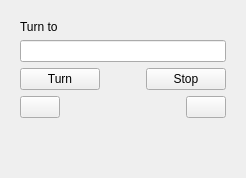
           <widget class="MinosCustomTab" name="targetTab">
            <attribute name="title">
             <string>Target</string>
            </attribute>
            <layout class="QVBoxLayout" name="verticalLayout_20">
             <item>
              <widget class="QFrame" name="targetFrame">
               <layout class="QVBoxLayout" name="verticalLayout_2">
                <item>
                 <widget class="QLabel" name="label_2">
                  <property name="text">
                   <string>Turn to</string>
                  </property>
                 </widget>
                </item>
                <item>
                 <widget class="BearingLineEdit" name="bearingEdit">
                  <property name="maxLength">
                   <number>6</number>
                  </property>
                  <property name="clearButtonEnabled">
                   <bool>true</bool>
                  </property>
                 </widget>
                </item>
                <item>
                 <layout class="QHBoxLayout" name="horizontalLayout_12">
                  <item>
                   <widget class="QPushButton" name="turnButton">
                    <property name="text">
                     <string>Turn</string>
                    </property>
                   </widget>
                  </item>
                  <item>
                   <spacer name="horizontalSpacer_11">
                    <property name="orientation">
                     <enum>Qt::Horizontal</enum>
                    </property>
                    <property name="sizeHint" stdset="0">
                     <size>
                      <width>40</width>
                      <height>20</height>
                     </size>
                    </property>
                   </spacer>
                  </item>
                  <item>
                   <widget class="QPushButton" name="stopButton">
                    <property name="text">
                     <string>Stop</string>
                    </property>
                   </widget>
                  </item>
                 </layout>
                </item>
                <item>
                 <layout class="QHBoxLayout" name="horizontalLayout">
                  <item>
                   <widget class="QPushButton" name="rot_left_button">
                    <property name="styleSheet">
                     <string notr="true"/>
                    </property>
                    <property name="text">
                     <string/>
                    </property>
                    <property name="checkable">
                     <bool>false</bool>
                    </property>
                   </widget>
                  </item>
                  <item>
                   <spacer name="horizontalSpacer_12">
                    <property name="orientation">
                     <enum>Qt::Horizontal</enum>
                    </property>
                    <property name="sizeHint" stdset="0">
                     <size>
                      <width>40</width>
                      <height>20</height>
                     </size>
                    </property>
                   </spacer>
                  </item>
                  <item>
                   <widget class="QPushButton" name="rot_right_button">
                    <property name="text">
                     <string/>
                    </property>
                    <property name="checkable">
                     <bool>false</bool>
                    </property>
                   </widget>
                  </item>
                 </layout>
                </item>
               </layout>
              </widget>
             </item>
             <item>
              <spacer name="verticalSpacer_3">
               <property name="orientation">
                <enum>Qt::Vertical</enum>
               </property>
               <property name="sizeHint" stdset="0">
                <size>
                 <width>20</width>
                 <height>40</height>
                </size>
               </property>
              </spacer>
             </item>
            </layout>
           </widget>
